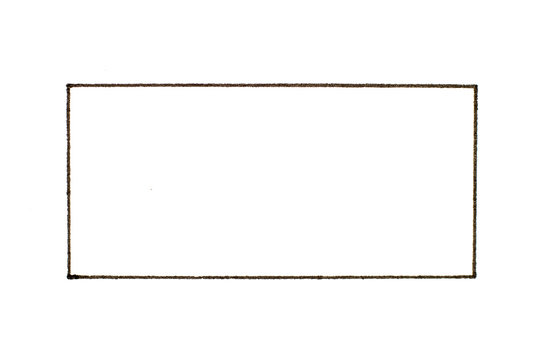
#> input picture attempts/2026-10-22-rect-center/input/sample_test.jpg, 540 x 360 px, found by its file name
$ python detect_rects.py
#> lines starting #> are read from the running program, lines starting #| are printed output that depends on the picture; after the words box and inside, x2 and y2 are one past the last pixel; in counts of white or black regions, pixels touching at a corner belong together
"""Detect rectangular objects, mark each center with a red dot.

Strategy (per the brief):
  - binarize (dark ink on light paper)
  - external contours only, so a thick outline = ONE object, not outer+inner
  - every surviving contour -> its bounding box = the detection
  - center = bounding box center, drawn as a red dot
"""
import sys
import cv2

SRC = sys.argv[1] if len(sys.argv) > 1 else "/home/miftah/mock/sample_test.jpg"
DST = sys.argv[2] if len(sys.argv) > 2 else "/home/miftah/mock/output.jpg"
MIN_AREA_FRAC = 0.001  # drop JPEG speckle / dust

img = cv2.imread(SRC)
#> img is the input picture: shape (360, 540, 3); mean B, G, R 250.7, 251.1, 251.4
if img is None:
    raise SystemExit(f"could not read {SRC}")
h, w = img.shape[:2]
#> h = 360; w = 540
min_area = MIN_AREA_FRAC * h * w
#> min_area = 194.4

gray = cv2.cvtColor(img, cv2.COLOR_BGR2GRAY)
gray = cv2.GaussianBlur(gray, (5, 5), 0)
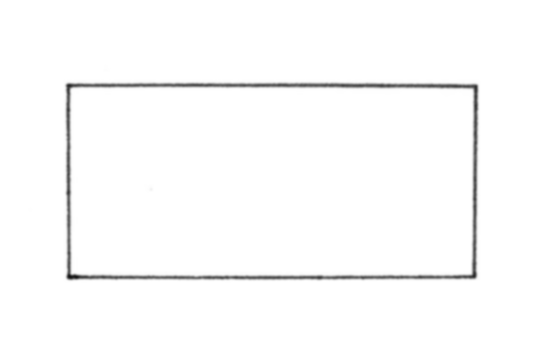
#> gray: shape (360, 540); min 17, max 255, mean 251.1
# ink is dark on a light page -> THRESH_BINARY_INV makes the strokes white
_, binary = cv2.threshold(gray, 0, 255, cv2.THRESH_BINARY_INV | cv2.THRESH_OTSU)
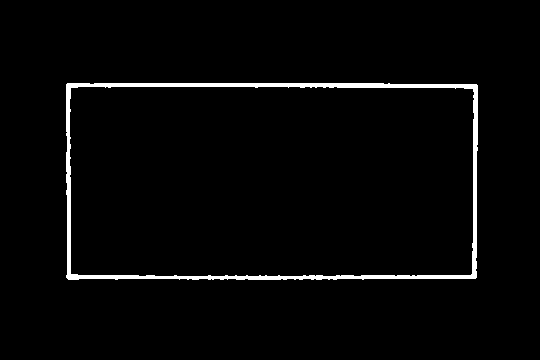
#> binary: shape (360, 540); 2.5% white; 1 white region, box (x1, y1, x2, y2) and area: (66, 83, 478, 280) 4918
# close small gaps in a hand-drawn / noisy stroke so the outline stays one blob
binary = cv2.morphologyEx(binary, cv2.MORPH_CLOSE,
                          cv2.getStructuringElement(cv2.MORPH_RECT, (5, 5)))
#> binary: shape (360, 540); 2.6% white; 1 white region

contours, _ = cv2.findContours(binary, cv2.RETR_EXTERNAL, cv2.CHAIN_APPROX_SIMPLE)
#> contours = 1 contour; box (x1, y1, x2, y2) and area: (66, 83, 478, 280) 79948

out = img.copy()
print(f"{SRC}  {w}x{h}  raw contours: {len(contours)}  min_area: {min_area:.0f}")
#| /home/miftah/mock/sample_test.jpg  540x360  raw contours: 1  min_area: 194
n = 0
for c in contours:
    if cv2.contourArea(c) < min_area:
        continue
    x, y, bw, bh = cv2.boundingRect(c)
    cx, cy = x + bw // 2, y + bh // 2
    n += 1
    cv2.rectangle(out, (x, y), (x + bw, y + bh), (0, 255, 0), 2)
    cv2.circle(out, (cx, cy), 6, (0, 0, 255), -1)  # BGR red, filled
    print(f"  #{n}: box=(x={x}, y={y}, w={bw}, h={bh})  center=({cx}, {cy})  "
          f"aspect={bw / bh:.2f}")
#> this loop made 1 pass
#> (x, y, bw, bh, cx, cy, n) on pass 1: (66, 83, 412, 197, 272, 181, 1)
#|   #1: box=(x=66, y=83, w=412, h=197)  center=(272, 181)  aspect=2.09
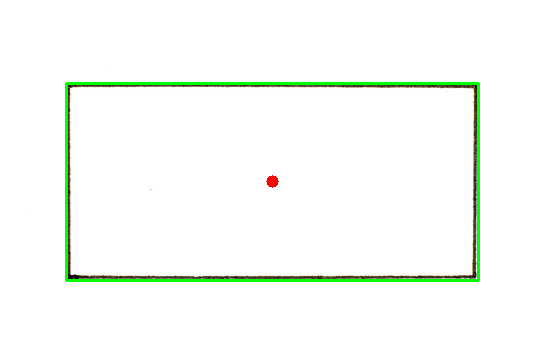
#> out: shape (360, 540, 3); 1.94% of pixels changed, all inside (x1, y1, x2, y2) = (65, 82, 480, 282)
#> after the loop, n = 1

print(f"detected {n} object(s)")
#| detected 1 object(s)
cv2.imwrite(DST, out)
print(f"wrote {DST}")
